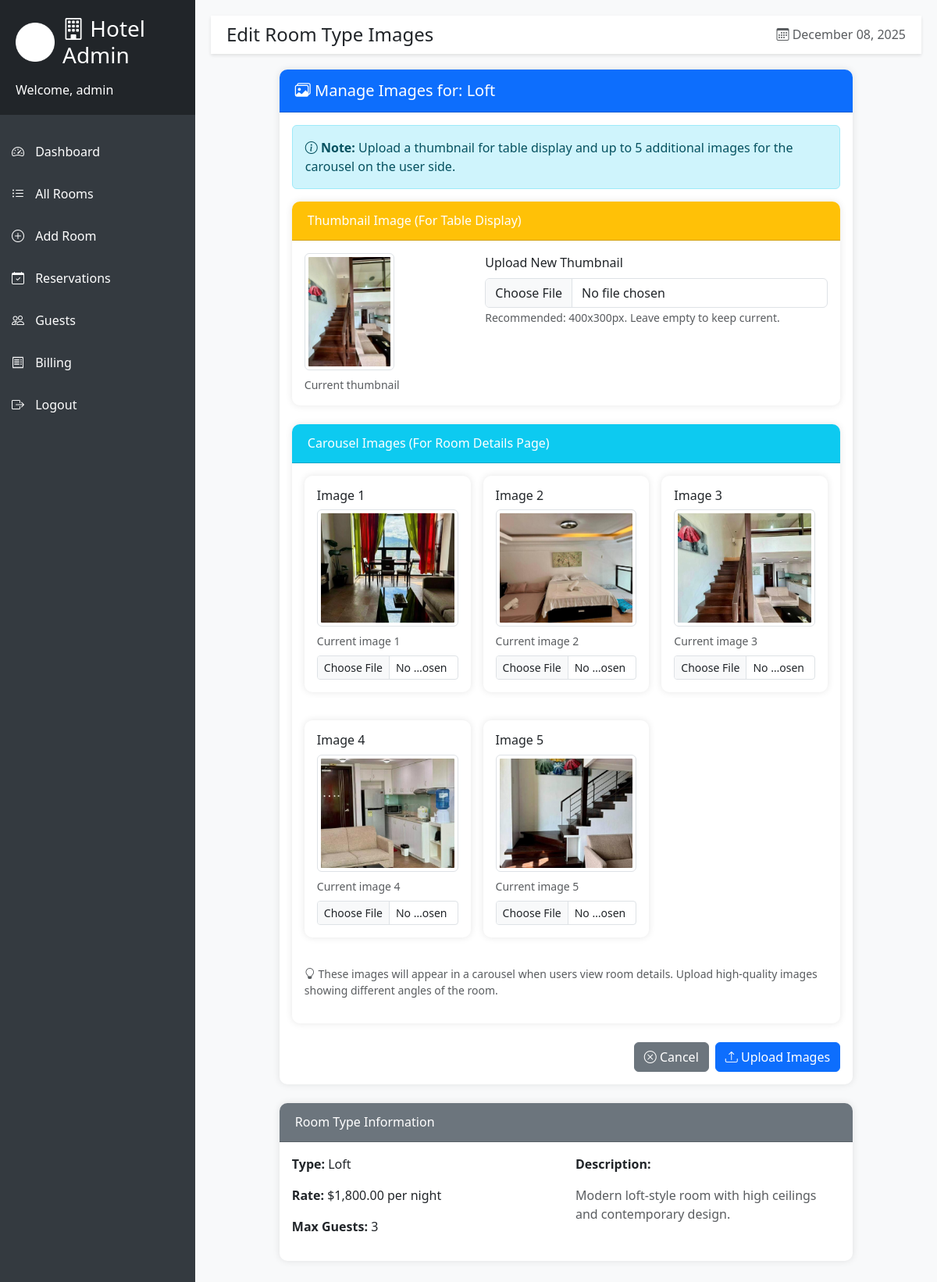
The app's page /admin/edit-room-type.php?id=5 (signed in), older data.
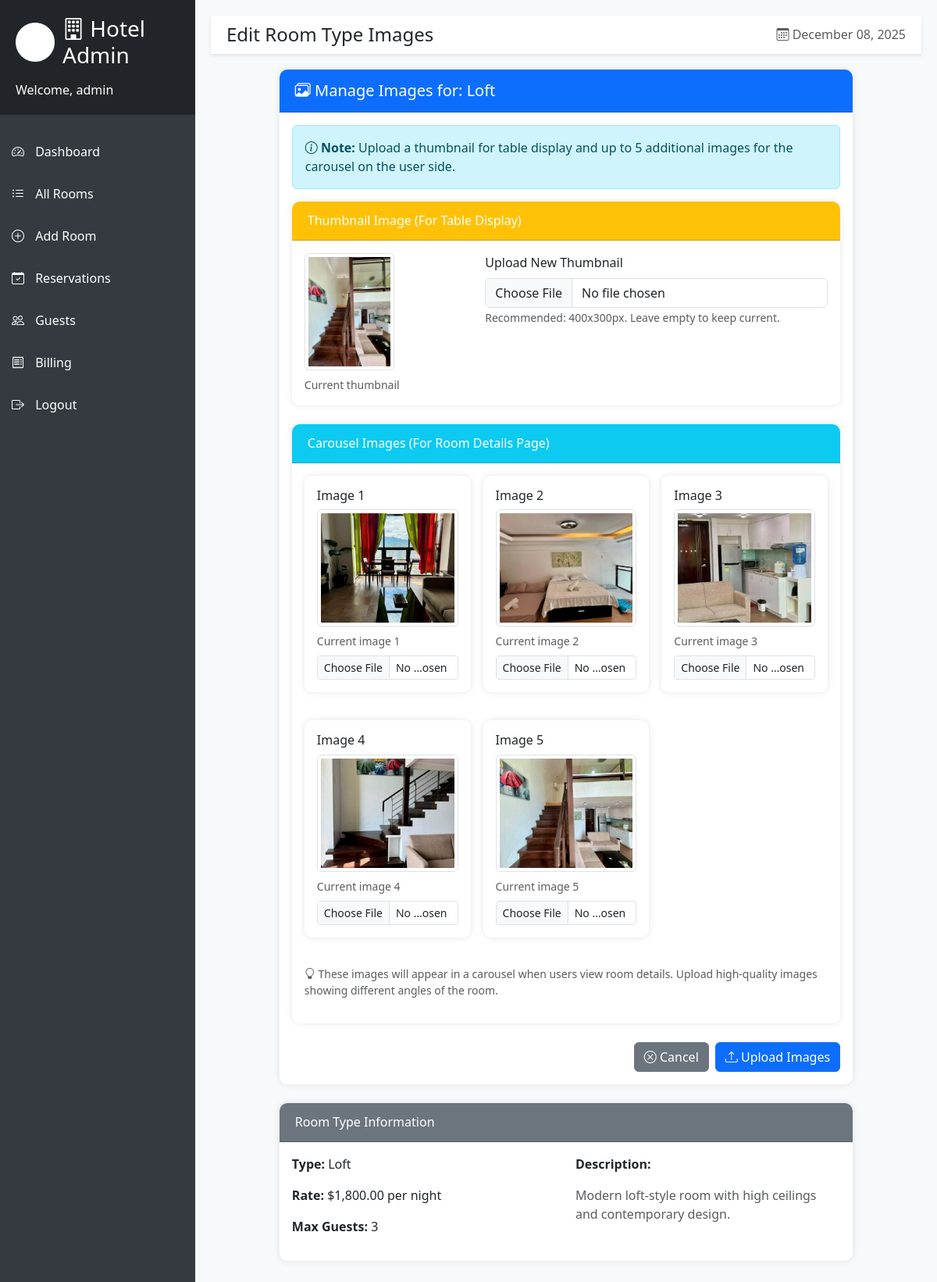
The same page, newer data.
### tables this page shows
CREATE TABLE room_type (
        room_type_id INTEGER PRIMARY KEY AUTOINCREMENT,
        type_name TEXT NOT NULL,
        nightly_rate REAL NOT NULL,
        max_guests INTEGER NOT NULL,
        description TEXT,
        thumbnail TEXT,
        image1 TEXT,
        image2 TEXT,
        image3 TEXT,
        image4 TEXT,
        image5 TEXT
    );

### admin/edit-room-type.php (the view, shortened to what the changed rows need)
<?php
require_once '../config/db.php';
include 'includes/header.php';
include 'includes/sidebar.php';
$room_type_id = intval($_GET['id']);
$stmt = $conn->prepare("SELECT * FROM room_type WHERE room_type_id = ?");
$stmt->bindValue(1, $room_type_id, SQLITE3_INTEGER);
$result = $stmt->execute();
$room_type = $result->fetchArray(SQLITE3_ASSOC);
?>
<div class="container-fluid">
    <div class="row justify-content-center">
        <div class="col-lg-10">
            <div class="card">
                <div class="card-header bg-primary text-white">
                    <h5 class="mb-0">
                        <i class="bi bi-images"></i> Manage Images for: <?php echo htmlspecialchars($room_type['type_name']); ?>
                    </h5>
                </div>
                <div class="card-body">
                    <form method="POST" enctype="multipart/form-data">
                        <div class="card mb-4">
                            <div class="card-body">
                                <div class="row">
                                    <div class="col-md-4">
                                        <?php if (!empty($room_type['thumbnail'])): ?>
                                            <img src="../uploads/room_images/<?php echo htmlspecialchars($room_type['thumbnail']); ?>"
                                                 class="img-thumbnail mb-2"
                                                 style="max-height: 150px;">
                                            <p class="small text-muted mb-0">Current thumbnail</p>
                                        <?php endif; ?>
                                    </div>
                                </div>
                            </div>
                        </div>
                        <div class="card mb-4">
                            <div class="card-body">
                                <div class="row g-3">
                                    <?php for ($i = 1; $i <= 5; $i++): ?>
                                    <div class="col-md-4">
                                        <div class="card">
                                            <div class="card-body">
                                                <h6>Image <?php echo $i; ?></h6>
                                                <?php if (!empty($room_type['image' . $i])): ?>
                                                    <img src="../uploads/room_images/<?php echo htmlspecialchars($room_type['image' . $i]); ?>"
                                                         class="img-thumbnail mb-2 w-100"
                                                         style="height: 150px; object-fit: cover;">
                                                    <p class="small text-muted mb-2">Current image <?php echo $i; ?></p>
                                                <?php endif; ?>
                                                <input type="file" class="form-control form-control-sm" name="image<?php echo $i; ?>" accept="image/*">
                                            </div>
                                        </div>
                                    </div>
                                    <?php endfor; ?>
                                </div>
                            </div>
                        </div>
                    </form>
                </div>
            </div>
            <div class="card mt-4">
                <div class="card-body">
                    <div class="row">
                        <div class="col-md-6">
                            <p><strong>Type:</strong> <?php echo htmlspecialchars($room_type['type_name']); ?></p>
                            <p><strong>Rate:</strong> $<?php echo number_format($room_type['nightly_rate'], 2); ?> per night</p>
                            <p><strong>Max Guests:</strong> <?php echo $room_type['max_guests']; ?></p>
                        </div>
                        <div class="col-md-6">
                            <p><strong>Description:</strong></p>
                            <p class="text-muted"><?php echo htmlspecialchars($room_type['description']); ?></p>
                        </div>
                    </div>
                </div>
            </div>
        </div>
    </div>
</div>
    </div>
</div>
</body>
</html>

Row changes from the older to the newer data that the page shows:
changed room_type "Loft": image3: a different picture; image4: a different picture; image5: a different picture
